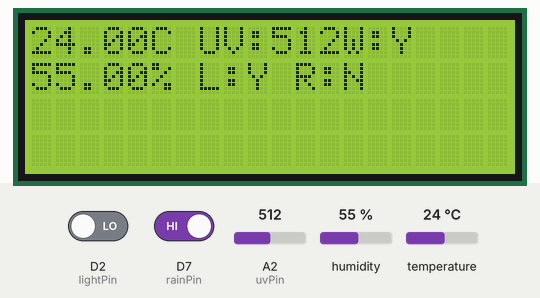
Simulated run of this sketch. Board: Arduino MKR. On the bench: 20×4 character LCD. The inputs (shaded band) are chosen by the test bench; at power-on: D2 (lightPin) LOW, D7 (rainPin) HIGH, humidity 55 %, A2 (uvPin) = 512, temperature 24 °C. WiFi joins after 1.5 s; servers stay silent unless stated; not simulated (calls return 0 or success): arduino_secrets.h; what the sketch prints to the serial monitor is not drawn.

Above: at 12.7 s.
12.8 s: D2 (lightPin) driven HIGH
15.1 s: D7 (rainPin) driven LOW
At 16.8 s:
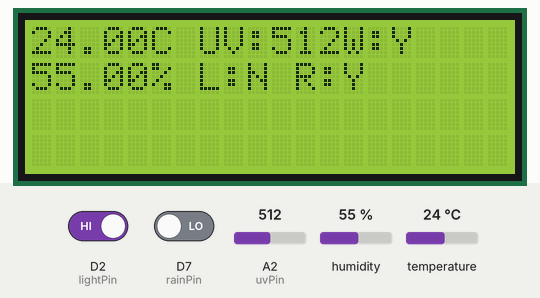
17.1 s: D2 (lightPin) driven LOW
19.1 s: humidity set to 22 %
At 20.0 s:
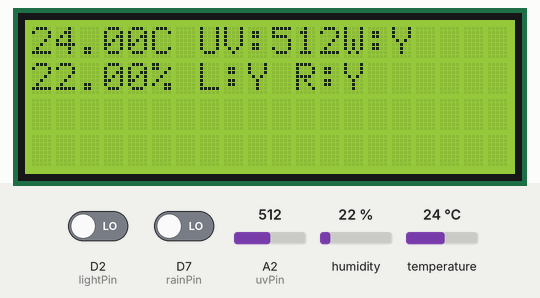
21.1 s: A2 (uvPin) set to 716
At 22.7 s:
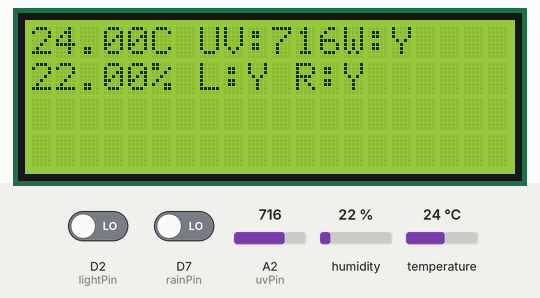
23.1 s: temperature set to 12 °C
At 24.2 s:
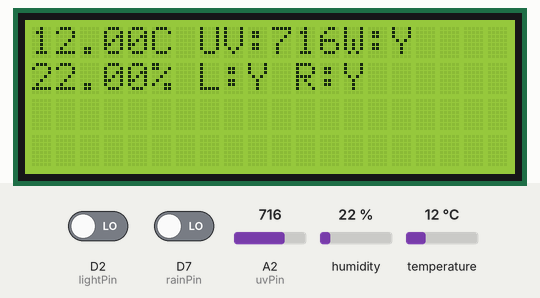
Timing chart, 0 to 26.1 s (numbered marks = the images above; inputs shaded):
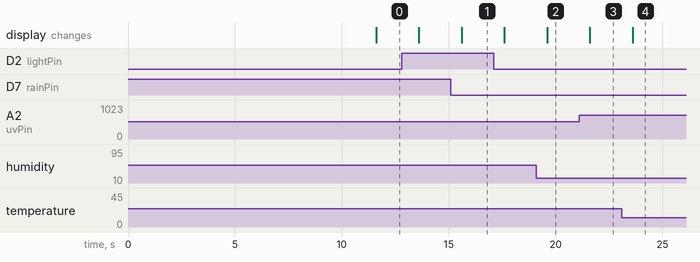

Measured:
- after the input at 15.1 s, the display: changes after 0.50 s (image 1)
- after the input at 19.1 s, the display: changes after 0.50 s (image 2)
- after the input at 21.1 s, the display: changes after 0.50 s (image 3)
- after the input at 23.1 s, the display: changes after 0.50 s (image 4)

The sketch:

weather_station.ino
```cpp
#include <Adafruit_Sensor.h>
#include <DHT.h>
#include <DHT_U.h>
#include <LiquidCrystal_I2C.h>
#include <SPI.h>
#include <WiFiNINA.h>
#include <ArduinoHttpClient.h>
#include <ArduinoJson.h>
#include "arduino_secrets.h"
#define DHTPIN 4
#define DHTTYPE    DHT22

// Set up WiFi.
char ssid[] = SECRET_SSID;
char pass[] = SECRET_PASS;
int keyIndex = 0;
int status = WL_IDLE_STATUS;
WiFiClient client;

// Set up HTTP.
char server[] = SECRET_SERVER;
String endpoint = SECRET_ENDPOINT;
String secretApiKey = SECRET_API_KEY;
int port = 80;
HttpClient http = HttpClient(client, server, port);

// Set up Temperature and humidity sensor.
DHT_Unified dht(DHTPIN, DHTTYPE);

// Set up LCD display.
LiquidCrystal_I2C lcd(0x27,20,4);

// Set up pins.
int lightPin = 2;
int rainPin = 7;
int uvPin = A2;

// Set up weather report (every 5 minutes) and LCD update interval (every second).
unsigned long previousMillisSendWeatherReport = 0;
unsigned long previousMillisUpdateLcd = 0;
const long sendWeatherReportInterval = 300000;
const long updateLcdInterval = 1000;

void setup() {
  // Initialize Serial device.
  Serial.begin(9600);

  // Set reference voltage lower (for UV sensor).
  analogReference(INTERNAL);

  // Initialize WiFi.
  checkForWifiModule();
  checkWifiFirmware();
  connectToWifi();
  printWifiStatus();

  // Initialize sensors.
  pinMode(lightPin, INPUT);
  pinMode(uvPin, INPUT);
  pinMode(rainPin, INPUT);

  // Initialize LCD.
  lcd.init();
  lcd.backlight();

  // Prepare to print temperature and humidity details.
  dht.begin();
  Serial.println(F("DHTxx Unified Sensor Example"));
  sensor_t sensor;

  // Print temperature sensor details.
  dht.temperature().getSensor(&sensor);
  printTemperatureSensorDetails(sensor);

  // Print humidity sensor details.
  dht.humidity().getSensor(&sensor);
  printHumiditySensorDetails(sensor);
}

void printWifiStatus(){
  Serial.print(F("SSID: "));
  Serial.println(WiFi.SSID());

  IPAddress ip = WiFi.localIP();
  Serial.print(F("IP Address: "));
  Serial.println(ip);

  long rssi = WiFi.RSSI();
  Serial.print(F("Signal strength (RSSI):"));
  Serial.print(rssi);
  Serial.println(" dBm");
}

void connectToWifi(){
  while (status != WL_CONNECTED) {
    Serial.print(F("Attempting to connect to SSID: "));
    Serial.println(ssid);
    status = WiFi.begin(ssid, pass);

    delay(10000);
  }
  Serial.println(F("Connected to WiFi"));
}

void checkForWifiModule(){
  if (WiFi.status() == WL_NO_MODULE) {
    Serial.println(F("Communication with WiFi module failed!"));
    while (true);
  }
}

void checkWifiFirmware(){
  String fv = WiFi.firmwareVersion();
  if (fv < WIFI_FIRMWARE_LATEST_VERSION) {
    Serial.println(F("Please upgrade the firmware"));
  }
}

void printTemperatureSensorDetails(sensor_t sensor){
  Serial.println(F("------------------------------------"));
  Serial.println(F("Temperature Sensor"));
  Serial.print  (F("Sensor Type: ")); Serial.println(sensor.name);
  Serial.print  (F("Driver Ver:  ")); Serial.println(sensor.version);
  Serial.print  (F("Unique ID:   ")); Serial.println(sensor.sensor_id);
  Serial.print  (F("Max Value:   ")); Serial.print(sensor.max_value); Serial.println(F("°C"));
  Serial.print  (F("Min Value:   ")); Serial.print(sensor.min_value); Serial.println(F("°C"));
  Serial.print  (F("Resolution:  ")); Serial.print(sensor.resolution); Serial.println(F("°C"));
  Serial.println(F("------------------------------------"));
}

void printHumiditySensorDetails(sensor_t sensor){
  Serial.println(F("Humidity Sensor"));
  Serial.print  (F("Sensor Type: ")); Serial.println(sensor.name);
  Serial.print  (F("Driver Ver:  ")); Serial.println(sensor.version);
  Serial.print  (F("Unique ID:   ")); Serial.println(sensor.sensor_id);
  Serial.print  (F("Max Value:   ")); Serial.print(sensor.max_value); Serial.println(F("%"));
  Serial.print  (F("Min Value:   ")); Serial.print(sensor.min_value); Serial.println(F("%"));
  Serial.print  (F("Resolution:  ")); Serial.print(sensor.resolution); Serial.println(F("%"));
  Serial.println(F("------------------------------------"));
}

void printLight(int light){
  Serial.print(F("Light: "));
  if (light == LOW) {
    Serial.println(F("True"));
    lcd.setCursor(7,1);
    lcd.print("L:Y");
  } else {
    Serial.println(F("False"));
    lcd.setCursor(7,1);
    lcd.print("L:N");
  }
}

void printRaining(int rain){
  Serial.print(F("Raining: "));
  if (rain == LOW) {
    Serial.println(F("True"));
    lcd.setCursor(11,1);
    lcd.print("R:Y");
  } else {
    Serial.println(F("False"));
    lcd.setCursor(11,1);
    lcd.print("R:N");
  }
}

void printUv(int uv){
  Serial.print(F("UV:"));
  Serial.println(uv);

  lcd.setCursor(7,0);
  lcd.print("UV:");
  lcd.print(uv);
}

void printWifiConnection(){
  if (status == WL_CONNECTED) {
    Serial.println(F("Connected to WiFi."));
    lcd.setCursor(13,0);
    lcd.print("W:Y");
  } else {
    lcd.setCursor(13,0);
    lcd.print("W:N");
  }
}

void printTemperature(float temperature){
  if (isnan(temperature)) {
    Serial.println(F("Error reading temperature!"));
  }
  else {
    lcd.setCursor(0,0);
    lcd.print(temperature);
    lcd.print("C");

    Serial.print(F("Temperature: "));
    Serial.print(temperature);
    Serial.println(F("°C"));
  }
}

void printHumidity(float humidity){
  if (isnan(humidity)) {
    Serial.println(F("Error reading humidity!"));
  }
  else {
    lcd.setCursor(0,1);
    lcd.print(humidity);
    lcd.print("%");

    Serial.print(F("Humidity: "));
    Serial.print(humidity);
    Serial.println(F("%"));
  }
}

int readLightSensor(){
  return digitalRead(lightPin);
}

int readUvSensor(){
  return analogRead(uvPin);
}

int readRainSensor(){
  return digitalRead(rainPin);
}

float readTemperatureSensor(){
  sensors_event_t event;
  dht.temperature().getEvent(&event);

  return event.temperature;
}

float readHumiditySensor(){
  sensors_event_t event;
  dht.humidity().getEvent(&event);

  return event.relative_humidity;
}

DynamicJsonDocument getSensorValuesAsJsonDocument(){
  DynamicJsonDocument sensorValues(1024);

  sensorValues["temperature"] = readTemperatureSensor();
  sensorValues["humidity"] = readHumiditySensor();
  sensorValues["uv"] = readUvSensor();
  sensorValues["raining"] = readRainSensor();
  sensorValues["light"] = readLightSensor();

  return sensorValues;
}

void sendWeatherReport(){
  DynamicJsonDocument sensorValues = getSensorValuesAsJsonDocument();
  String jsonToPost;
  serializeJson(sensorValues, jsonToPost);

  http.beginRequest();
  http.post(endpoint);
  http.sendHeader("Content-Type", "application/json; charset=UTF-8");
  http.sendHeader("Content-Length", measureJson(sensorValues));
  http.sendHeader("X-Api-Key", secretApiKey);
  http.beginBody();
  http.print(jsonToPost);
  http.endRequest();

  int statusCode = http.responseStatusCode();
  String response = http.responseBody();

  Serial.print("Status code: ");
  Serial.println(statusCode);
  Serial.print("Response: ");
  Serial.println(response);
}

void loop() {
    // Based on the Blink without Delay example, sends weather report every 10 secs.
    unsigned long currentMillis = millis();
    if (currentMillis - previousMillisSendWeatherReport >= sendWeatherReportInterval) {
      previousMillisSendWeatherReport = currentMillis;

      sendWeatherReport();
    }

    if (currentMillis - previousMillisUpdateLcd >= updateLcdInterval) {
      previousMillisUpdateLcd = currentMillis;

      printLight(readLightSensor());
      printUv(readUvSensor());
      printRaining(readRainSensor());
      printTemperature(readTemperatureSensor());
      printHumidity(readHumiditySensor());
      printWifiConnection();
    }
}
```
